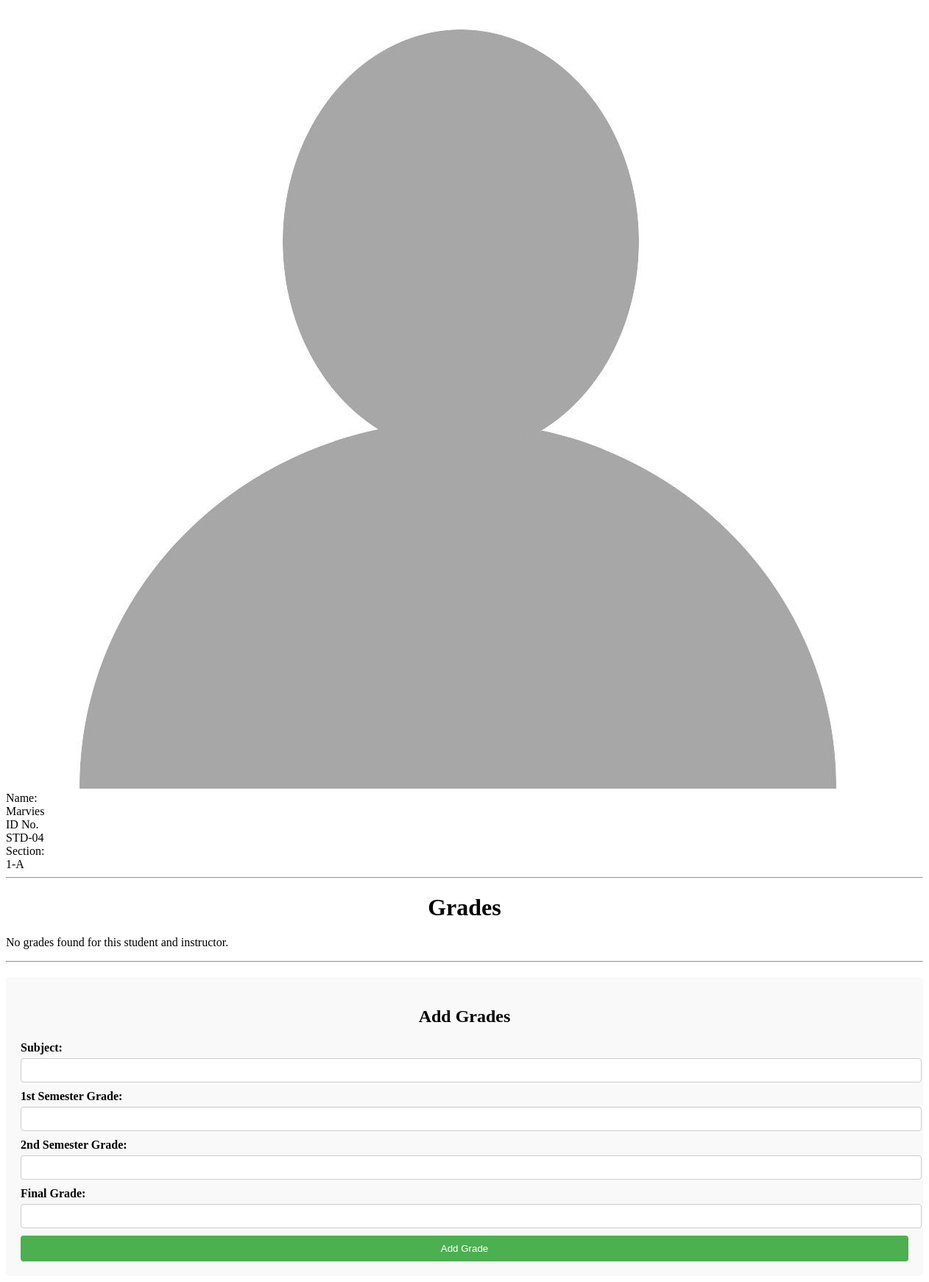
The page /instructor/modal_contentInst.php?userId=STD-04 on the database its author committed.
### tables this page shows
CREATE TABLE `users` (
  `id` int(6) UNSIGNED NOT NULL,
  `full_name` varchar(255) NOT NULL,
  `IDNo` varchar(50) NOT NULL,
  `section` varchar(15) NOT NULL,
  `role` enum('student','instructor','admin') NOT NULL,
  `password` varchar(255) NOT NULL,
  `imgPath` varchar(100) NOT NULL,
  `created_at` timestamp NOT NULL DEFAULT current_timestamp()
);

### instructor/modal_contentInst.php (the view, shortened to what this page needs)
<?php
$imgPath = "../assets/images/default.jpg";
if (isset($_GET['userId'])) {
    $userId = $_GET['userId'];
    $servername = "localhost";
    $username = "root";
    $password = "";
    $database = "strv";
    $conn = new mysqli($servername, $username, $password, $database);
    $userIdQuery = "SELECT id, full_name, IDNo, section, imgPath FROM users WHERE IDNo = ?";
    $stmtUserId = $conn->prepare($userIdQuery);
    $stmtUserId->bind_param("s", $userId);
    $stmtUserId->execute();
    $userIdResult = $stmtUserId->get_result();
    if ($userIdResult->num_rows > 0) {
        $userData = $userIdResult->fetch_assoc();
    }
} else {
    echo "<p>Error: User ID not provided.</p>";
}
?>
<!DOCTYPE html>
<html lang="en">
<head>
</head>
<body>
    <div class="mainContainer">
        <header>
            <div class="imgContainer">
                <img src="<?php echo htmlspecialchars($imgPath); ?>" alt="student_image" class="mainIMG">
            </div>
            <div class="infoContainer">
                <div class="nameContainer">
                    <div class="info">Name:</div>
                    <?php echo isset($userData['full_name']) ? htmlspecialchars($userData['full_name']) : 'Student Not Found'; ?>
                </div>
                <div class="idContainer">
                    <div class="info">ID No.</div>
                    <?php echo isset($userData['IDNo']) ? htmlspecialchars($userData['IDNo']) : ''; ?>
                </div>
                <div class="sectionContainer">
                    <div class="info">Section:</div>
                    <?php echo isset($userData['section']) ? htmlspecialchars($userData['section']) : ''; ?>
                </div>
            </div>
        </header>
        <hr>
        <div class="content">
            <div class="gradesContainer">
                <h1>Grades</h1>
                <?php if (isset($grades) && !empty($grades)) : ?>
                    <div class="gradesTable">
                        <table id="gradesTable">
                            <tr>
                                <th>Instructor</th>
                                <th>Subject</th>
                                <th>1st Sem</th>
                                <th>2nd Sem</th>
                                <th>Final</th>
                            </tr>
                            <?php foreach ($grades as $grade) : ?>
                                <tr>
                                    <td><?php echo htmlspecialchars($grade['instructor_name']); ?></td>
                                    <td><?php echo htmlspecialchars($grade['subject']); ?></td>
                                    <td contenteditable="true"><?php echo htmlspecialchars($grade['first_semester_grade']); ?></td>
                                    <td contenteditable="true"><?php echo htmlspecialchars($grade['second_semester_grade']); ?></td>
                                    <td contenteditable="true"><?php echo htmlspecialchars($grade['final_grade']); ?></td>
                                </tr>
                            <?php endforeach; ?>
                        </table>
                        <br>
                        <button id="modifyBtn">Modify Grades</button>
                    </div>
                <?php else : ?>
                    <p>No grades found for this student and instructor.</p>
                <?php endif; ?>
                <hr>
                <form id="addGradesForm" action="add_grades.php" method="post">
                    <h2>Add Grades</h2>
                    <label for="subject">Subject:</label>
                    <input type="text" id="subject" name="subject" required>
                    <label for="firstSemesterGrade">1st Semester Grade:</label>
                    <input type="number" id="firstSemesterGrade" name="firstSemesterGrade" required>
                    <label for="secondSemesterGrade">2nd Semester Grade:</label>
                    <input type="number" id="secondSemesterGrade" name="secondSemesterGrade" required>
                    <label for="finalGrade">Final Grade:</label>
                    <input type="number" id="finalGrade" name="finalGrade" required>
                    <input type="submit" value="Add Grade">
                </form>
            </div>
        </div>
    </div>
</body>
</html>

### instructor/modal_contentInst.php (style rules this page uses)
#addGradesForm { margin-top: 20px; padding: 20px; background-color: #f9f9f9; border-radius: 5px; }
#addGradesForm h2, h1 { text-align: center; margin-bottom: 20px; }
#addGradesForm label { font-weight: bold; display: block; margin-bottom: 5px; }
#addGradesForm input[type="text"], #addGradesForm input[type="number"] { width: 100%; padding: 8px; border: 1px solid #ccc; border-radius: 4px; margin-bottom: 10px; }
#addGradesForm input[type="submit"] { width: 100%; padding: 10px; background-color: #4CAF50; color: white; border: none; border-radius: 4px; cursor: pointer; }

### rows shown on the page
users: full_name "Marvies", IDNo "STD-04", section "1-A"
